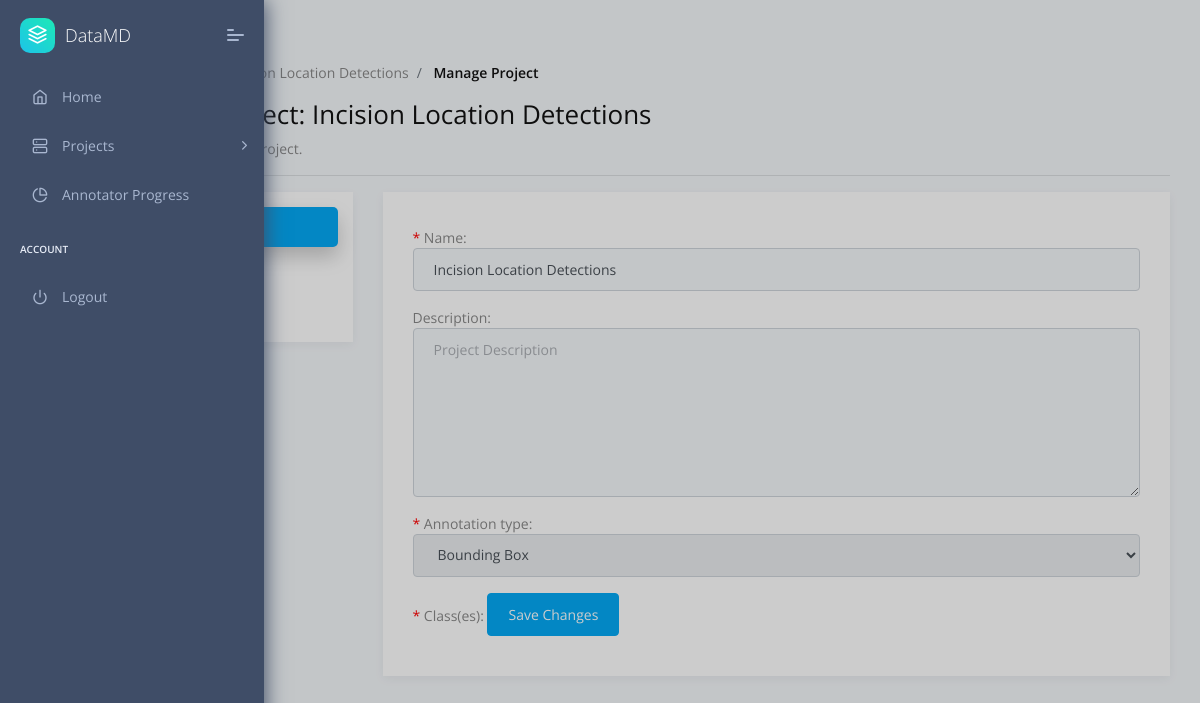
The page /dashboard/manage_project/6 (signed in) on the database as committed earlier.
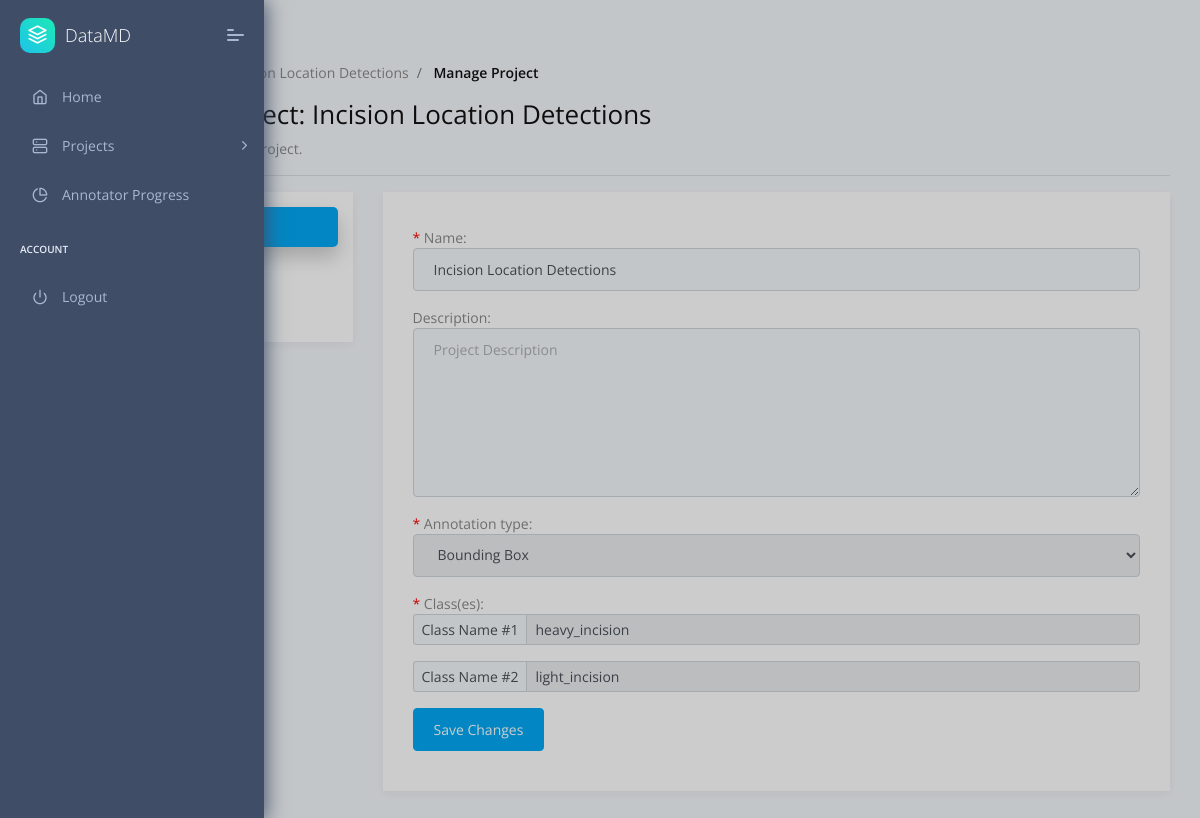
The same page on the database as committed later.
### annotator/models.py (models this page shows, shortened)
class Project(models.Model):
    def annotation_path(instance, filename):
        return os.path.join(
        'annotations',
        str(instance.manager.id),
        filename
    )
    name = models.CharField(max_length = 200)
    description = models.TextField(blank=True)
    annotation = models.FileField(null=True, blank=True, upload_to=annotation_path, storage=FileSystemStorage)
    createdAt = models.DateTimeField(auto_now_add = True)
    config = models.TextField(blank=True) # might switch to JSONField() if deemeded preferable
    annotation_type = models.ForeignKey(AnnotationType, null=True, on_delete=models.PROTECT) # dont delete type if project exists of said type
    manager = models.ForeignKey(User, on_delete=models.CASCADE, related_name="manager", limit_choices_to={'groups__name': 'manager_user_group'})
    annotators = models.ManyToManyField(User, blank=True, related_name="annotators", limit_choices_to={'groups__name': 'annotator_user_group'})

class AnnotationClass(models.Model):
    name = models.CharField(max_length = 100)
    description = models.TextField(blank=True)
    project = models.ForeignKey(Project, on_delete=models.CASCADE) # if Project deleted, class is deleted
    def __str__(self):
        return self.name + " <-- " + self.project.name

### annotator/views.py (the view, shortened to what this page needs)
# urls.py: path('dashboard/manage_project/<str:project_id>', views.manage_project, name="manage_project"),
@login_required
@user_passes_test(isManager)
def manage_project(request, project_id):
    error_messages = []
    success_messages = []
    warning_messages = []
    project = Project.objects.get(id = project_id)
    pending_invites = ProjectInvite.objects.filter(project = project, status = 'Pending')
    if project.manager != request.user:
        return redirect('dashboard')
    editInfoForm = ProjectForm(instance = project)
    editInfoForm.fields['annotation_type'].disabled = True
    annotation_classes = AnnotationClass.objects.filter(project = project)
    print(annotation_classes) # -- DEBUG
    addAnnotatorsForm = AddAnnotatorsForm()
    images = Image.objects.filter(project = project)
    print(images) # -- DEBUG
    annotated_images = images.exclude(annotation_class__isnull = True)
    unannotated_images = images.exclude(annotation_class__isnull = False)
    print("annotated: ", annotated_images) # -- DEBUG
    print("unannotated: ", unannotated_images) # -- DEBUG
    request = request
    template = APP_NAME + USER_GROUP_INFO[MANAGER]['directory'] + '/manage_project.html'
    context = { 'project': project,
        'editInfoForm': editInfoForm,
        'annotation_classes': annotation_classes,
        'pending_invites': pending_invites,
        'addAnnotatorsForm': addAnnotatorsForm,
        'error_messages': error_messages,
        'success_messages': success_messages,
        'warning_messages': warning_messages,
    } # all the variables you want to pass to context
    return render(
        request, # pass the http request argument
        template, # the template which represents function
        context # a dictionary which will be added to the template context
    )

### annotator/forms.py
class ProjectForm(forms.ModelForm):
    def __init__(self, *args, **kwargs):
        super(ProjectForm, self).__init__(*args, **kwargs)
        for field_name, field in self.fields.items():
            field.widget.attrs['class'] = 'form-control'
        self.fields['description'].widget.attrs['rows'] = '7'
        self.fields['description'].widget.attrs['placeholder'] = 'Project Description'
        self.fields['name'].widget.attrs['placeholder'] = 'Project Name'
    class Meta:
        model = Project
        fields = ['name', 'description', 'annotation_type']

class AddAnnotatorsForm(forms.Form):
    annotators = forms.ModelChoiceField(label = 'Annotators to Invite', widget=forms.SelectMultiple, queryset=User.objects.filter(groups__name='annotator_user_group'))
    def __init__(self, *args, **kwargs):
        super(AddAnnotatorsForm, self).__init__(*args, **kwargs)
        self.fields['annotators'].widget.attrs['class'] = 'select2-multiple'
        self.fields['annotators'].empty_label = None

### annotator/models.py (called while the page is built)
    def __str__(self):
        for type in self.choices:
            if type[0] == self.name:
                return type[1]

    def __str__(self):
        return self.name + " <-- " + self.project.name

### annotator/templatetags/check_group.py (called while the page is built)
@register.filter(name='has_group')
def has_group(user, group_name):
    return user.groups.filter(name=group_name).exists()

### annotator/views.py (called while the page is built)
def isManager(user):
    return user.groups.filter(name=MANAGER).exists()

### annotator/templates/annotator/managers/manage_project.html (shortened to what this page needs)
{% extends "layouts/base.html" %} {% block title %} Dashboard {% endblock %}
{% block stylesheets %} {% endblock stylesheets %} {% block content %}
<div class="pcoded-content">
  <div class="pcoded-inner-content">
    <div class="page-header">
      <div class="page-block">
        <div class="row align-items-center">
          <div class="col-md-12">
            <div class="page-header-title">
              <h5 class="m-b-10">Dashboard</h5>
            </div>
            <ul class="breadcrumb">
              <li class="breadcrumb-item">
                <a href="{% url 'dashboard' %}"
                  ></a>
              </li>
              <li class="breadcrumb-item">
                <a href="javascript:">Projects</a>
              </li>
              <li class="breadcrumb-item">
                <a href="javascript:">{{ project.name }}</a>
              </li>
              <li class="breadcrumb-item">
                <a href="javascript:">Manage Project</a>
              </li>
            </ul>
          </div>
        </div>
      </div>
    </div>
    <div class="main-body">
      <div class="page-wrapper">
        <h3>Manage Project: {{ project.name }}</h3>
        <p>Manage your existing project.</p>
        <hr />
        <div class="row">
          <div class="col-sm-12">
            <div class="row">
                <div class="col-md-3 col-sm-12">
                    <ul class="nav flex-column nav-pills" id="v-pills-tab" role="tablist" aria-orientation="vertical">
                        <li><a class="nav-link text-left active" id="v-pills-info-tab" data-toggle="pill" href="#v-pills-info" role="tab" aria-controls="v-pills-home" aria-selected="true">Info</a></li>
                        <li><a class="nav-link text-left" id="v-pills-annotators-tab" data-toggle="pill" href="#v-pills-annotators" role="tab" aria-controls="v-pills-profile" aria-selected="false">Annotators</a></li>
                        <li><a class="nav-link text-left" id="v-pills-images-tab" data-toggle="pill" href="#v-pills-images" role="tab" aria-controls="v-pills-messages" aria-selected="false">Images</a></li>
                    </ul>
                </div>
                <div class="col-md-9 col-sm-12">
                    <div class="tab-content" id="v-pills-tabContent">
                        <div class="tab-pane fade show active" id="v-pills-info" role="tabpanel" aria-labelledby="v-pills-info-tab">
                            {% include 'annotator/managers/manage_project_sub/info.html' %}
                        </div>
                    </div>
                </div>
            </div>
        </div>
        </div>
      </div>
    </div>
  </div>
</div>
{% endblock content %}

### templates/layouts/base.html (shortened to what this page needs)
<!DOCTYPE html>
<html lang="en">
  <head>
    <link
      rel="stylesheet"
      href="/static/assets/fonts/fontawesome/css/fontawesome-all.min.css"
    />
    <link
      rel="stylesheet"
      href="/static/assets/plugins/animation/css/animate.min.css"
    />
    <link rel="stylesheet" href="/static/assets/css/style.css" />
    <link
      href="https://cdn.jsdelivr.net/npm/select2@4.1.0-rc.0/dist/css/select2.min.css"
      rel="stylesheet"
    />
  </head>
  <body>
    {% include 'includes/sidebar.html' %}
    <div class="pcoded-main-container">
      <div class="pcoded-wrapper">
        {% block content %}{% endblock content %}
      </div>
    </div>
  </body>
</html>

### templates/includes/sidebar.html (shortened to what this page needs)
{% load check_group %} {% if request.user|has_group:"manager_user_group" %}
<nav class="pcoded-navbar navbar-collapsed">
  <div class="navbar-wrapper">
    <div class="navbar-brand header-logo">
      <a href="{% url 'dashboard' %}" class="b-brand">
        <div class="b-bg">
          <i class="feather icon-layers"></i>
        </div>
        <span class="b-title">DataMD</span>
      </a>
      <a class="mobile-menu" id="mobile-collapse" href="javascript:"
        ><span></span
      ></a>
    </div>
    <div class="navbar-content scroll-div">
      <ul class="nav pcoded-inner-navbar">
        <li
          data-username="dashboard Default Ecommerce CRM Analytics Crypto Project"
          class="nav-item {% if 'index' in segment %} active {% endif %}"
        >
          <a href="{% url 'dashboard' %}" class="nav-link"
            ><span class="pcoded-micon"><i class="feather icon-home"></i></span
            ><span class="pcoded-mtext">Home</span></a
          >
        </li>
        <li
          data-username="form elements advance componant validation masking wizard picker select"
          class="nav-item pcoded-hasmenu"
        >
          <a href="javascript:" class="nav-link"
            ><span class="pcoded-micon"
              ><i class="feather icon-server"></i></span
            ><span class="pcoded-mtext">Projects</span></a
          >
        </li>
        <li
          data-username="Charts Morris"
          class="nav-item {% if 'charts-morris' in segment %} active {% endif %}"
        >
          <a href="{% url 'annotator_progress' %}" class="nav-link"
            ><span class="pcoded-micon"
              ><i class="feather icon-pie-chart"></i></span
            ><span class="pcoded-mtext">Annotator Progress</span></a
          >
        </li>
        <li class="nav-item pcoded-menu-caption">
          <label>Account</label>
        </li>
        <li data-username="Disabled Menu" class="nav-item">
          <a href="{% url 'logout' %}" class="nav-link">
            <span class="pcoded-micon"><i class="feather icon-power"></i></span
            ><span class="pcoded-mtext">Logout</span>
          </a>
        </li>
      </ul>
    </div>
  </div>
</nav>
{% endif %}

### annotator/templates/annotator/managers/manage_project_sub/info.html (shortened to what this page needs)
<form method="POST">
  {% for field in editInfoForm %}
  <p>
    {% if field.field.required %} <font color="red">*</font> {% endif %}
    {{field.label}}: {{field}}
  </p>
  {% endfor %}
  <font color="red">*</font> Class(es):
  {% for annotation_class in annotation_classes %}
  <div id="new_chq">
    <div class="input-group input-group-sm mb-3" id="new_{{ forloop.counter }}">
      <div class="input-group-prepend">
        <span class="input-group-text" id="inputGroup-sizing-sm{{ forloop.counter }}">Class Name #{{ forloop.counter }}</span>
      </div>
        <input type="text" value="{{ annotation_class.name }}"class="form-control" aria-label="Small" aria-describedby="inputGroup-sizing-sm{{ forloop.counter }}" name = "class" maxlength="200" disabled/>
    </div>
  </div>
  {% endfor %}
  <button type="submit" name="editInfoButton" class="btn btn-primary">
    Save Changes
  </button>
</form>

Rows that differ between the two databases and show on the page:
added AnnotationClass: class "heavy_incision"
added AnnotationClass: class "light_incision"
